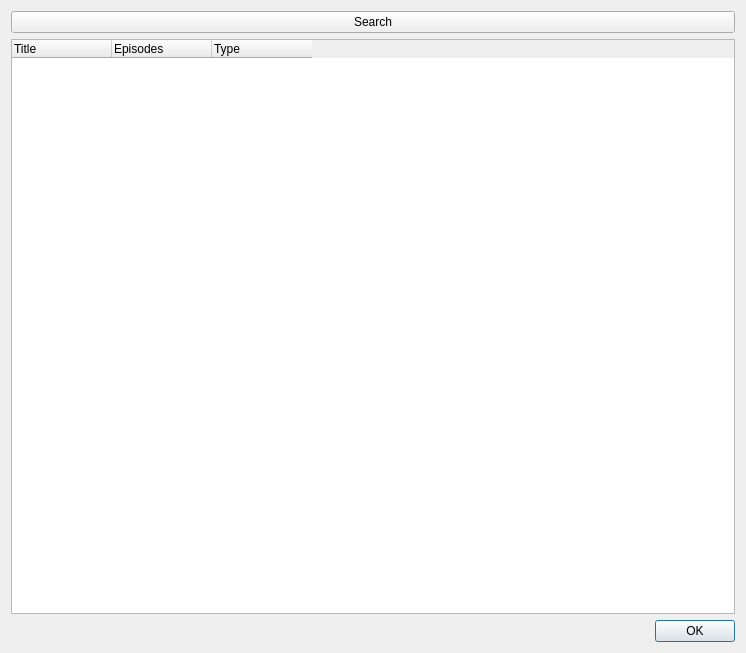
<?xml version="1.0" encoding="UTF-8"?>
<ui version="4.0">
 <class>Dialog_Search</class>
 <widget class="QDialog" name="Dialog_Search">
  <property name="geometry">
   <rect>
    <x>0</x>
    <y>0</y>
    <width>746</width>
    <height>653</height>
   </rect>
  </property>
  <property name="minimumSize">
   <size>
    <width>746</width>
    <height>653</height>
   </size>
  </property>
  <property name="contextMenuPolicy">
   <enum>Qt::PreventContextMenu</enum>
  </property>
  <property name="windowTitle">
   <string>Search</string>
  </property>
  <property name="windowIcon">
   <iconset resource="Resources.qrc">
    <normaloff>:/Resources/Search.png</normaloff>:/Resources/Search.png</iconset>
  </property>
  <layout class="QVBoxLayout" name="verticalLayout">
   <item>
    <layout class="QVBoxLayout" name="SearchLayout">
     <item>
      <layout class="QHBoxLayout" name="SearchFieldLayout">
       <item>
        <widget class="QPushButton" name="SearchButton">
         <property name="toolTip">
          <string>Search for anime online</string>
         </property>
         <property name="text">
          <string>Search</string>
         </property>
        </widget>
       </item>
      </layout>
     </item>
     <item>
      <widget class="QTreeWidget" name="SearchTreeWidget">
       <property name="contextMenuPolicy">
        <enum>Qt::CustomContextMenu</enum>
       </property>
       <property name="editTriggers">
        <set>QAbstractItemView::NoEditTriggers</set>
       </property>
       <property name="showDropIndicator" stdset="0">
        <bool>false</bool>
       </property>
       <property name="indentation">
        <number>0</number>
       </property>
       <property name="rootIsDecorated">
        <bool>false</bool>
       </property>
       <property name="uniformRowHeights">
        <bool>true</bool>
       </property>
       <property name="itemsExpandable">
        <bool>false</bool>
       </property>
       <property name="sortingEnabled">
        <bool>true</bool>
       </property>
       <property name="wordWrap">
        <bool>true</bool>
       </property>
       <property name="expandsOnDoubleClick">
        <bool>false</bool>
       </property>
       <attribute name="headerCascadingSectionResizes">
        <bool>true</bool>
       </attribute>
       <attribute name="headerMinimumSectionSize">
        <number>100</number>
       </attribute>
       <attribute name="headerShowSortIndicator" stdset="0">
        <bool>false</bool>
       </attribute>
       <attribute name="headerStretchLastSection">
        <bool>false</bool>
       </attribute>
       <column>
        <property name="text">
         <string>Title</string>
        </property>
       </column>
       <column>
        <property name="text">
         <string>Episodes</string>
        </property>
       </column>
       <column>
        <property name="text">
         <string>Type</string>
        </property>
       </column>
      </widget>
     </item>
    </layout>
   </item>
   <item>
    <widget class="QDialogButtonBox" name="ButtonBox">
     <property name="orientation">
      <enum>Qt::Horizontal</enum>
     </property>
     <property name="standardButtons">
      <set>QDialogButtonBox::Ok</set>
     </property>
    </widget>
   </item>
  </layout>
 </widget>
 <resources>
  <include location="Resources.qrc"/>
 </resources>
 <connections>
  <connection>
   <sender>ButtonBox</sender>
   <signal>accepted()</signal>
   <receiver>Dialog_Search</receiver>
   <slot>accept()</slot>
   <hints>
    <hint type="sourcelabel">
     <x>248</x>
     <y>254</y>
    </hint>
    <hint type="destinationlabel">
     <x>157</x>
     <y>274</y>
    </hint>
   </hints>
  </connection>
  <connection>
   <sender>ButtonBox</sender>
   <signal>rejected()</signal>
   <receiver>Dialog_Search</receiver>
   <slot>reject()</slot>
   <hints>
    <hint type="sourcelabel">
     <x>316</x>
     <y>260</y>
    </hint>
    <hint type="destinationlabel">
     <x>286</x>
     <y>274</y>
    </hint>
   </hints>
  </connection>
 </connections>
</ui>
